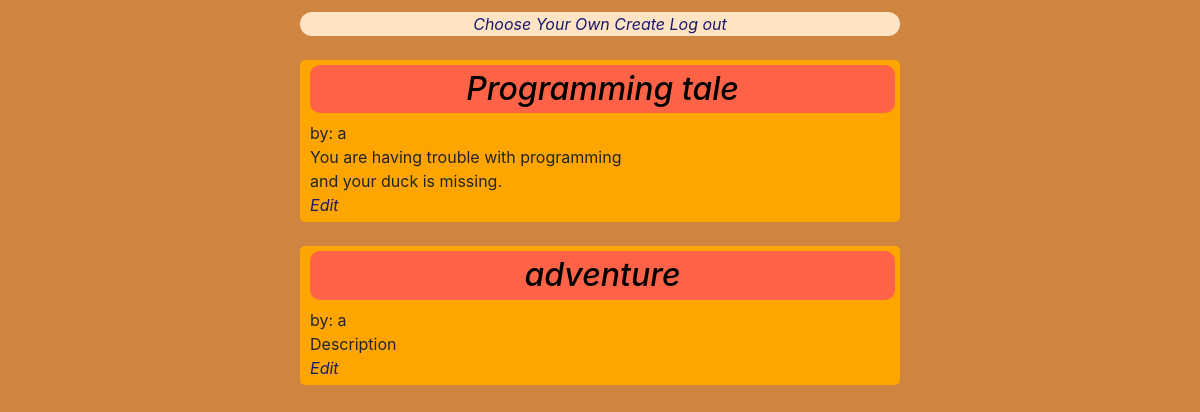
Screenshot of / (signed in) with the database file from the repository.
### CYO/models.py (models this page shows)
class Adventure(models.Model):
    user = models.ForeignKey("User", on_delete=models.CASCADE, related_name="Creations")
    title = models.CharField(max_length=255)
    description = models.TextField()
    startevent = models.ForeignKey("Event", on_delete=models.CASCADE, null=True, related_name="First_screen")
    endevent = models.ForeignKey("Event", on_delete=models.SET_NULL, null=True, related_name="End_screen")

class User(AbstractUser):
    pass

### CYO/views.py (the view)
# urls.py: path('', views.index_view, name='index'),
def index_view(request):
    if request.method == "GET":
        adventures = Adventure.objects.all()
    return render(request, "CYO/index.html", {
        "adventures": adventures
    })

### CYO/templates/CYO/index.html
{% extends 'CYO/layout.html' %}
{% block body %}
    {% for adventure in adventures %}
        <div id=adventure_preview>
            <a href="{% url 'ad_view' adventure.id %}"><h2>{{ adventure.title }}</h2></a> <div id=author>by: {{ adventure.user.username }}</div>
            <div id=adventure_description>{{ adventure.description }}</div>
            {% if request.user == adventure.user %}
                <a href="{% url 'ad_edit' adventure.id %}">Edit</a>
            {% endif %}
        </div>
        <br>
    {% endfor %}
{% endblock %}

### CYO/static/CYO/style.css (style rules this page uses)
body { margin:auto; width:50%; padding-top:1%; align-items: center; background-color:peru; }
#text, #adventure_description, #text_Item, #text_Status { white-space: pre-line; word-wrap: break-word; }
h2, h1 { background-color: tomato; color:black; text-align: center; padding: 5px; border-radius: 10px; word-wrap: break-word; }
#adventure_preview { border-radius: 5px; background-color: orange; padding: 5px; padding-left: 10px; }
a { color:midnightblue; font-style: oblique; }

### rows the page displays
Adventure: title "Programming tale", user.username "a", description "You are having trouble with programming and your duck is missing.", shows "Edit"
Adventure: title "adventure", user.username "a", description "Description", shows "Edit"
